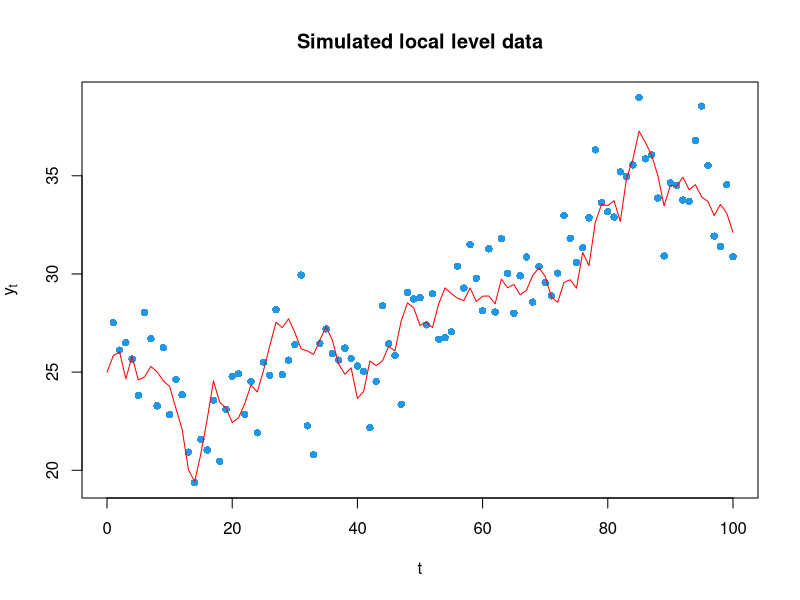

The R script that drew this image: (Note: this script raises an error after producing the figure.)
# Set priors for my functions
nu_eps <- 1
nu_eta <- 1
sigma.2.hat_eps <- 1
sigma.2.hat_eta <- 1
## set parameters
sigeta.true = 1
sigeps.true = 2

# Generate data values
set.seed(23395710)
T=100

y = rep(0,T) # initialise observed values
alpha.true = rep(0,T) # initialise true alpha values for periods 1:T

# Generate states at time t=0 and t=1, and observation at time t=1
alpha0.true = 25 # true alpha at period t=0
alpha.true[1] = rnorm(1, alpha0.true, sigeta.true) 
y[1] = rnorm(1,alpha.true[1],sigeps.true)

# Generate states and observations for times t=2 to t=T
for(i in 2:T){
  alpha.true[i] = rnorm(1, alpha.true[(i-1)], sigeta.true)
  y[i] = rnorm(1, alpha.true[i], sigeps.true)
}

# Plot the data
par(mfrow=c(1,1))
ry = range(y,alpha.true, alpha0.true) # ensure range is sufficient
plot(0:T,c(NA,y[1:T]),col=4,ylim=ry,xlab="t",ylab=expression(y[t]),pch=16)
title("Simulated local level data")
lines(0:T,c(alpha0.true,alpha.true),col="red")

# condition on the true values of the parameters

# Now think about inference for the state variables, given the data and the variance parameters
# First run FF (only once) and save all output

# apred represents the one step ahead predicted state mean, a_t|(t-1)
# Ppred represents the one step ahead predicted state variance, P_t|(t-1)
# afilt represents the filtered state mean, a_t|t
# Pfilt represents the filtered state variance, P_t|t
# v represents the one step ahead prediction error, or innovation
# M represents the Kalman gain 
# F represents the variance of the innovation
# sigsqeps is the variance of the measurement error (eps)
# sigsqeta is the variance of the state error (eta)

# Forward filter
FFfunction <- function(sigeta,sigeps){
  # initialise variables
  apred = rep(0,T)
  Ppred = rep(0,T)
  afilt = rep(0,T)
  Pfilt = rep(0,T)
  v = rep(0,T)
  M = rep(0,T)
  F = rep(0,T)
  
  # setting initial state distribution
  a0l0 = 0
  P0l0 = 100
for(i in 1:T){
  if(i==1){
    apred[i] = a0l0 
    Ppred[i] = P0l0 + sigeta^2
  } else {
    apred[i] = afilt[(i-1)]
    Ppred[i] = Pfilt[(i-1)] + sigeta^2
  }
  
  v[i] = y[i]-apred[i]
  F[i] = Ppred[i] + sigeps^2
  M[i] = Ppred[i]
  
  afilt[i] = apred[i]+M[i]*v[i]/F[i]
  Pfilt[i] = Ppred[i]-M[i]^2/F[i]
}
  aP <- data.frame(afilt,Pfilt)
  return(aP)
}

init <- FFfunction(sigeta.true,sigeps.true)

lines(1:T,afilt[1:T],col="green")

# Backward sampling - want to replicate this many times, so put into a function
BSt.f = function(filtat,filtPt,nextstatestar,sigsqstate){
  
  vtstar = nextstatestar - filtat
  Ftstar = filtPt + sigsqstate
  Mtstar = filtPt

  asmt = filtat + Mtstar*vtstar/Ftstar
  Psmt = sqrt(filtPt - Mtstar^2/Ftstar)
  if(Psmt>1e9){
    print("Psmt is too big")
    Psmt <- 1e9
  }
  if(is.nan(Psmt)){
    print("Psmt is negative square root")
    Psmt <- abs(filtPt - Mtstar^2/Ftstar)
    Psmt <- sqrt(Psmt)
  }
  out = rnorm(1,mean = asmt,sd=Psmt)

  return(out)
}
# Draw iteration 1 of theta from its full conditional based on the first forward filter
s.eps.1 <- s.sigma.eps(T,nu_eps,y,afilt,sigma.2.hat_eps)
s.eta.1 <- s.sigma.eta(T,nu_eta,alpha.t=afilt,alpha.tp=c(a0l0,afilt[1:(T-1)]),sigma.2.hat_eta)

Bl_BGibbs = 100
Bl_MGibbs = 10000
Bl_Mreps = Bl_BGibbs + Bl_MGibbs # total number of replications of the state vector

BState0 = rep(0,Bl_Mreps) # storage for generated states for time t=0
BStates = matrix(c(0),Bl_Mreps,T) # storage generated states for times t=1,2,..,T

# same arbitrary starting values
BState0[1] = mean(y)
BStates[1,] = y

eta.vec <- rep(s.eta.1,Bl_Mreps)
eps.vec <- rep(s.eps.1,Bl_Mreps)
for(iter in 1:Bl_Mreps){
  
  BStates[iter,T] = rnorm(1,mean=init[T,1],sqrt(init[T,2]))
  for(t in (T-1):0){
    if(t==0){
      sigeta <- 1
      BState0[iter]=BSt.f(a0l0,P0l0,BStates[iter,1],sigeta^2)
    } else {
      alph <- FFfunction(eta.vec[iter],eps.vec[iter]) 
      BStates[iter,t]=BSt.f(alph[t,1],alph[t,2],BStates[iter,(t+1)],eta.vec[iter]^2)
      eta.vec[iter+1] <- s.sigma.eta(T,nu_eta,alpha.t=alph[,1],alpha.tp=c(a0l0,alph[1:(T-1),1]),sigma.2.hat_eta)
      eps.vec[iter+1] <- s.sigma.eps(T,nu_eps,y=y,alpha.t=alph[,1],sigma.2.hat_eps)
    }
  }
}

plot(0:T,c(BState0[1],BStates[1,]),col="darkgrey",ylim=range(BState0,BStates))
legend(x=70,y=25,legend=c("true states","observations","generated states"),cex=0.7,col=c("red","blue","darkgrey"),lty=c(1,NA,NA),pch=c(NA,1,1))
title("States generated in one block")


for(iter in 1:Bl_Mreps){
  points(0:T,c(BState0[iter],BStates[iter,]),col="darkgrey",pch=1)
}
lines(0:T,c(alpha0.true,alpha.true),col="red")
points(1:T,y,col="blue")


library(coda)
my.Bl_mcmc = mcmc(BStates,start=(Bl_BGibbs+1))
summary(my.Bl_mcmc)

effectiveSize(my.Bl_mcmc)


